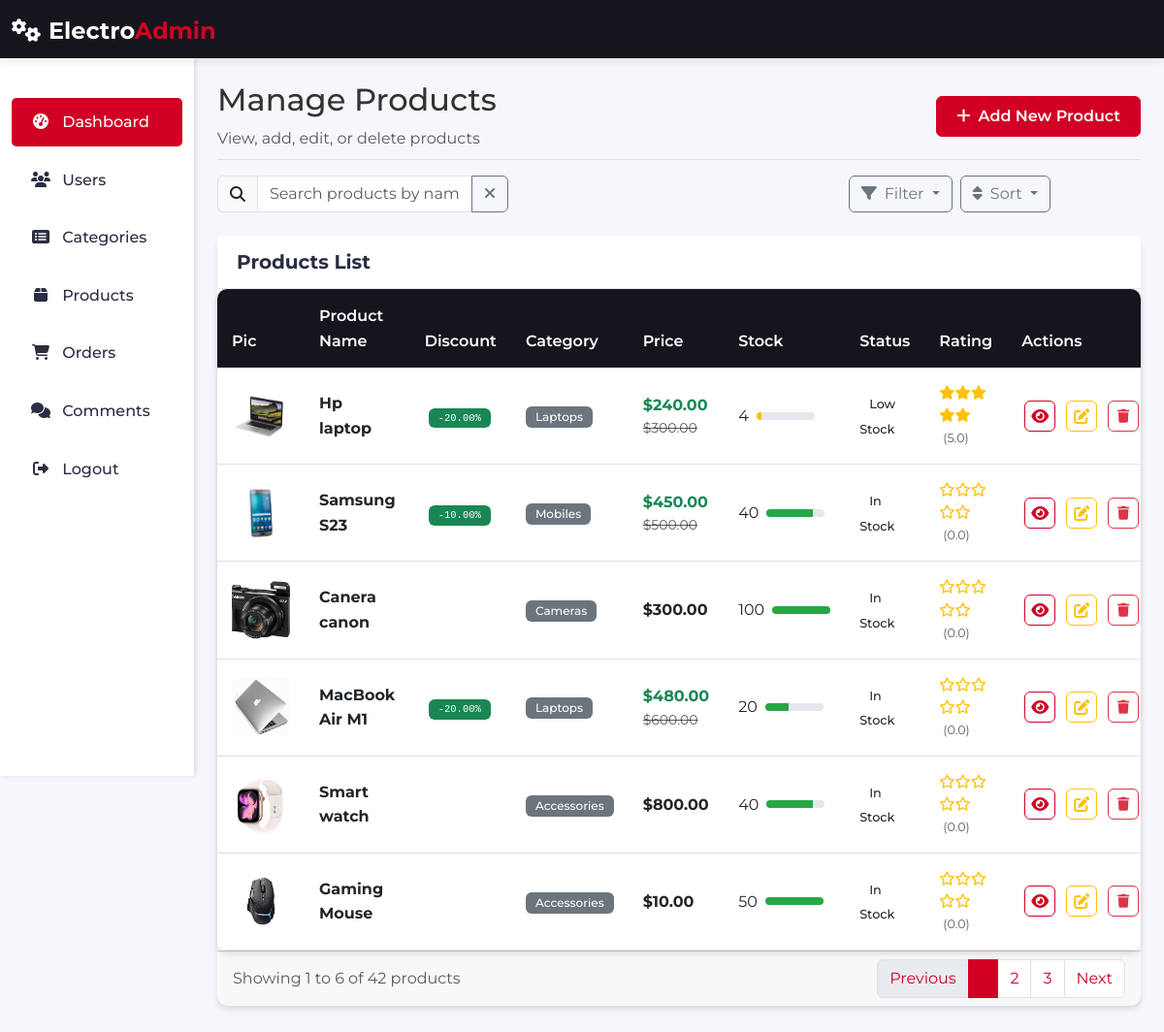
Screenshot of /admin/items.php with the database file from the repository.
### tables this page shows
CREATE TABLE IF NOT EXISTS `items` (
  `item_id` int NOT NULL AUTO_INCREMENT,
  `name` varchar(100) NOT NULL,
  `description` text,
  `price` decimal(10,2) NOT NULL,
  `discount_value` decimal(10,2) DEFAULT NULL,
  `discount_start` datetime DEFAULT NULL,
  `discount_end` datetime DEFAULT NULL,
  `add_date` datetime DEFAULT CURRENT_TIMESTAMP,
  `country_made` varchar(50) DEFAULT NULL,
  `status` varchar(20) DEFAULT NULL,
  `category_id` int NOT NULL,
  `quantity` int DEFAULT '0',
  PRIMARY KEY (`item_id`),
  KEY `category_id` (`category_id`)
);

### admin/config/database.php (called while the page is built, shortened)
<?php
class DatabasePDO
{
    private static $instance = null;
    private $conn;
    private function __construct()
    {
        $dsn = "mysql:host=" . DB_HOST . ";dbname=" . DB_NAME . ";charset=utf8mb4";
        $this->conn = new PDO($dsn, DB_USER, DB_PASS, [
            PDO::ATTR_ERRMODE => PDO::ERRMODE_EXCEPTION
        ]);
    }
    public static function getInstance()
    {
        if (self::$instance === null) {
            self::$instance = new DatabasePDO();
        }
        return self::$instance;
    }
    public function query($sql, $params = [])
    {
        $stmt = $this->conn->prepare($sql);
        $stmt->execute($params);
        return $stmt;
    }
}
$db = DatabasePDO::getInstance();

### admin/items.php (the view, shortened to what this page needs)
<?php
require_once 'config/database.php';
?>
<!DOCTYPE html>
<html lang="en">
<head>
    <link href="https://cdn.jsdelivr.net/npm/bootstrap@5.3.0-alpha1/dist/css/bootstrap.min.css" rel="stylesheet">
    <link rel="stylesheet" href="https://cdnjs.cloudflare.com/ajax/libs/font-awesome/6.4.0/css/all.min.css">
    <link rel="stylesheet" href="assets/css/admin-style.css">
</head>
<body>
    <?php
    include('includes/header.php');
    ?>
    <div class="container-fluid">
        <div class="row">
            <?php
            include('includes/sidebar.php');
            ?>
            <main class="col-md-9 ms-sm-auto col-lg-10 px-md-4 mt-5">
                <div class="d-flex justify-content-between flex-wrap flex-md-nowrap align-items-center pt-3 pb-2 mb-3 border-bottom">
                    <div>
                        <h1 class="h2">Manage Products</h1>
                        <p class="text-muted mb-0">View, add, edit, or delete products</p>
                    </div>
                    <div class="btn-toolbar mb-2 mb-md-0">
                        <button class="btn btn-primary" data-bs-toggle="modal" data-bs-target="#addItemModal">
                            <i class="fas fa-plus me-2"></i>Add New Product
                        </button>
                    </div>
                </div>
                <div class="row mb-4">
                    <div class="col-md-8">
                        <div class="input-group search-container">
                            <span class="input-group-text"><i class="fas fa-search"></i></span>
                            <input type="text" class="form-control" placeholder="Search products by name, SKU, or description..." id="searchInput">
                            <button class="btn btn-outline-secondary" type="button" id="clearSearch">
                                <i class="fas fa-times"></i>
                            </button>
                        </div>
                    </div>
                    <div class="col-md-4">
                        <div class="d-flex gap-2">
                            <div class="dropdown">
                                <button class="btn btn-outline-secondary dropdown-toggle" type="button" data-bs-toggle="dropdown">
                                    <i class="fas fa-filter me-2"></i>Filter
                                </button>
                            </div>
                            <div class="dropdown">
                                <button class="btn btn-outline-secondary dropdown-toggle" type="button" data-bs-toggle="dropdown">
                                    <i class="fas fa-sort me-2"></i>Sort
                                </button>
                            </div>
                        </div>
                    </div>
                </div>
                <div class="card">
                    <div class="card-header d-flex justify-content-between align-items-center">
                        <h5 class="mb-0">Products List</h5>
                    </div>
                    <div class="card-body p-0">
                        <div class="table-responsive">
                            <table class="table table-hover mb-0" id="productsTable">
                                <thead>
                                    <tr>
                                        <th style="width: 80px;">Pic</th>
                                        <th>Product Name</th>
                                        <th>Discount</th>
                                        <th>Category</th>
                                        <th>Price</th>
                                        <th>Stock</th>
                                        <th>Status</th>
                                        <th>Rating</th>
                                        <th>Actions</th>
                                    </tr>
                                </thead>
                                <tbody>
                                    <?php
                                    $sql = "SELECT
                                    i.item_id AS id,
                                    i.name,
                                    i.price,
                                    i.discount_value AS discount,
                                    i.quantity AS stock,
                                    i.category_id,
                                    i.status AS item_status,
                                    -- صورة رئيسية
                                    (SELECT image_path
                                    FROM item_images
                                    WHERE item_id = i.item_id AND is_main = 1
                                    LIMIT 1) AS image,
                                    -- اسم الفئة
                                    (SELECT name
                                    FROM categories
                                    WHERE id = i.category_id) AS category,
                                    -- متوسط التقييم (rating)
                                    (SELECT IFNULL(ROUND(AVG(rating),1), 0)
                                    FROM item_ratings
                                    WHERE item_id = i.item_id) AS rating
                                FROM items i;
                                ";
                                    $result = $db->query($sql);
                                    $products = $result->fetchAll(PDO::FETCH_ASSOC);
                                    if (count($products) > 0):
                                        foreach ($products as $product) :
                                            $stockClass = 'good-stock';
                                            $statusText = 'In Stock';
                                            $statusClass = 'status-instock';
                                            if ($product['stock'] == 0) {
                                                $stockClass = 'empty-stock';
                                                $statusText = 'Out of Stock';
                                                $statusClass = 'status-out';
                                            } elseif ($product['stock'] <= 5) {
                                                $stockClass = 'low-stock';
                                                $statusText = 'Low Stock';
                                                $statusClass = 'status-low';
                                            }
                                            $stockPercent = $product['stock'] > 50 ? 100 : ($product['stock'] / 50 * 100);
                                            $discountBadge = '';
                                            if ($product['discount'] > 0) {
                                                $discountBadge = '<span class="badge bg-success ms-1">-' . $product['discount'] . '%</span>';
                                            }
                                            $fullStars = floor($product['rating']);
                                            $halfStar = ($product['rating'] - $fullStars) >= 0.5;
                                            $emptyStars = 5 - $fullStars - ($halfStar ? 1 : 0);
                                            $ratingStarsHtml = '';
                                            for ($i = 0; $i < $fullStars; $i++) {
                                                $ratingStarsHtml .= '<i class="fas fa-star"></i>';
                                            }
                                            for ($i = 0; $i < $emptyStars; $i++) {
                                                $ratingStarsHtml .= '<i class="far fa-star"></i>';
                                            }
                                            $imagePath = !empty($product['image']) ? '../uploads/items/' . $product['image'] : '../uploads/items/placeholder.png';
                                    ?>
                                            <tr data-product-id="<?php echo $product['id']; ?>">
                                                <td>
                                                    <img src="<?php echo htmlspecialchars($imagePath); ?>" class="product-image" alt="<?php echo htmlspecialchars($product['name']); ?>">
                                                </td>
                                                <td>
                                                    <strong><?php echo htmlspecialchars($product['name']); ?></strong>
                                                </td>
                                                <td>
                                                    <code><?php echo $discountBadge; ?></code>
                                                </td>
                                                <td>
                                                    <span class="badge bg-secondary"><?php echo htmlspecialchars($product['category']); ?></span>
                                                </td>
                                                <td>
                                                    <div class="d-flex flex-column">
                                                        <?php
                                                        $discount = ($product['price'] * $product['discount']) / 100;
                                                        $priceAfterDiscount = $product['price'] - $discount; ?>
                                                        <strong class="<?php echo $product['discount'] > 0 ? 'text-success' : ''; ?>">
                                                            $<?php echo number_format($priceAfterDiscount, 2); ?>
                                                        </strong>
                                                        <?php if ($product['discount'] > 0): ?>
                                                            <small class="text-muted">
                                                                <del>$<?php echo $product['price'] ?></del>
                                                            </small>
                                                        <?php endif; ?>
                                                    </div>
                                                </td>
                                                <td>
                                                    <div class="d-flex align-items-center gap-2">
                                                        <span><?php echo $product['stock']; ?></span>
                                                        <div class="stock-indicator" style="width: 60px;">
                                                            <div class="stock-progress <?php echo $stockClass; ?>" style="width: <?php echo $stockPercent; ?>%;"></div>
                                                        </div>
                                                    </div>
                                                </td>
                                                <td>
                                                    <span class="status-badge <?php echo $statusClass; ?>"><?php echo $statusText; ?></span>
                                                </td>
                                                <td>
                                                    <div class="rating-stars">
                                                        <?php echo $ratingStarsHtml; ?>
                                                        <small class="text-muted ms-1">(<?php echo $product['rating']; ?>)</small>
                                                    </div>
                                                </td>
                                                <td>
                                                    <div class="action-buttons">
                                                        <a href="item_view.php?id=<?php echo $product['id']; ?>" class="btn btn-action btn-outline-primary" title="View">
                                                            <i class="fas fa-eye"></i>
                                                        </a>
                                                        <a href="edit_item.php?id=<?php echo $product['id']; ?>" class="btn btn-action btn-outline-warning" title="Edit">
                                                            <i class="fas fa-edit"></i>
                                                        </a>
                                                        <button
                                                            class="btn btn-sm btn-outline-danger btn-action btn-delete"
                                                            title="Delete"
                                                            data-bs-toggle="modal"
                                                            data-bs-target="#deleteModal"
                                                            data-id="<?= $product['id']; ?>">
                                                            <i class="fas fa-trash"></i>
                                                        </button>
                                                    </div>
                                                </td>
                                            </tr>
                                    <?php
                                        endforeach;
                                    endif;
                                    ?>
                                </tbody>
                            </table>
                        </div>
                        <div class="card-footer">
                            <div class="d-flex justify-content-between align-items-center">
                                <div class="text-muted">
                                    Showing 1 to 6 of 42 products
                                </div>
                                <nav aria-label="Page navigation">
                                    <ul class="pagination mb-0">
                                        <li class="page-item disabled">
                                            <a class="page-link" href="#">Previous</a>
                                        </li>
                                        <li class="page-item active"><a class="page-link" href="#">1</a></li>
                                        <li class="page-item"><a class="page-link" href="#">2</a></li>
                                        <li class="page-item"><a class="page-link" href="#">3</a></li>
                                        <li class="page-item">
                                            <a class="page-link" href="#">Next</a>
                                        </li>
                                    </ul>
                                </nav>
                            </div>
                        </div>
                    </div>
                </div>
            </main>
        </div>
    </div>
</body>
</html>

### rows the page displays
items: shows a picture, name "Hp laptop", discount_value "20.00", category "Laptops", priceAfterDiscount "240.00", price "300.00", quantity "4", quantity "Low Stock", rating "5.0"
items: shows a picture, name "Samsung S23", discount_value "10.00", category "Mobiles", priceAfterDiscount "450.00", price "500.00", quantity "40", statusText "In Stock", rating "0.0"
items: shows a picture, name "Canera canon", category "Cameras", price "300.00", quantity "100", statusText "In Stock", rating "0.0"
items: shows a picture, name "MacBook Air M1", discount_value "20.00", category "Laptops", priceAfterDiscount "480.00", price "600.00", quantity "20", statusText "In Stock", rating "0.0"
items: shows a picture, name "Smart watch", category "Accessories", price "800.00", quantity "40", statusText "In Stock", rating "0.0"
items: shows a picture, name "Gaming Mouse", category "Accessories", price "10.00", quantity "50", statusText "In Stock", rating "0.0"
